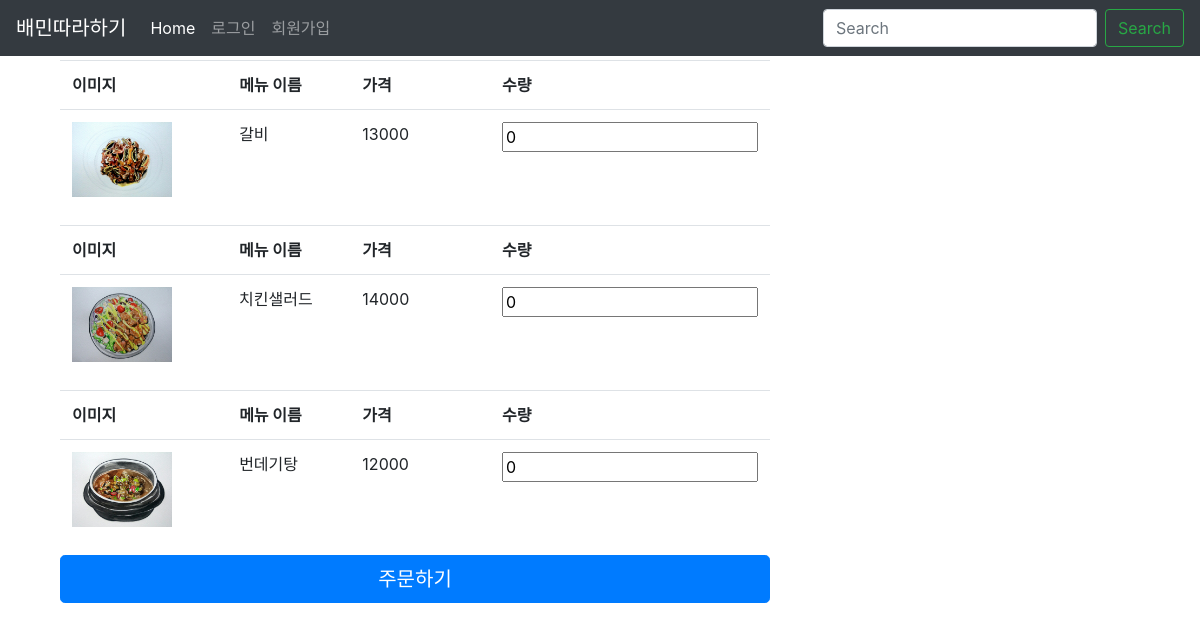
Screenshot of /client/menu_굽네치킨/ with the database file from the repository.
### partner/models.py (models this page shows, shortened)
class Menu(models.Model):
    partner=models.ForeignKey(Partner,on_delete=models.CASCADE)
    image = models.ImageField(verbose_name="메뉴 이미지")
    name=models.CharField(verbose_name="메뉴 이름",max_length=50)
    price=models.PositiveIntegerField(verbose_name="메뉴 가격")

### client/views.py (the view, shortened to what this page needs)
# urls.py: url(r'^client/menu_(?P<name>.+)/$', views.menu_list,name="menu"),
def menu_list(request,name):
    ctx={}
    partner=Partner.objects.get(name=name)
    a=Menu.objects.filter(partner=partner)
    if request.method=="GET":
        ctx.update({"menu_list":a,"client":True})
    return render(request,"client_menu.html",ctx)

### templates/client_menu.html (shortened to what this page needs)
{% extends "base.html"%}
{% block body %}
<div class="container">
  <div class="col-sm-8">
    {% for menu in menu_list %}
    <form method='post' class="form-signin" action="">
      <table class="table">
        <tr>
          <th style="width:30%;">이미지</th>
          <th>메뉴 이름</th>
          <th>가격</th>
          <th>수량</th>
        </tr>
        <tr>
          <td><img style="max-width:100px;" src='{{menu.image.url}}'></td>
          <td>{{menu.name}}</td>
          <td>{{menu.price}}</td>
          <td>
              <input name="{{menu.id}}" value="0" type="number"/>
          </td>
          {% endfor %}
        </tr>
      </table>
      <button class="btn btn-lg btn-primary btn-block" type="submit">주문하기</button>
    </form>
  </div>
</div>
{% endblock %}

### templates/client_menu.html (style rules this page uses)
th { width:30%; }
td { width:30%; height:auto; }

### rows the page displays
Menu: image (picture), name "갈비", price "13000"
Menu: image (picture), name "치킨샐러드", price "14000"
Menu: image (picture), name "번데기탕", price "12000"
